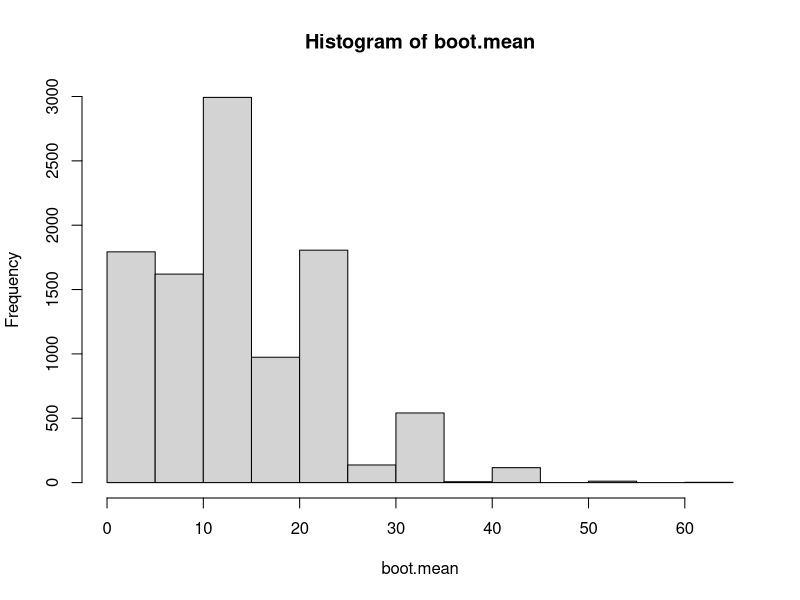

The R source for this figure:
x <- c(1:9, 100)
x
boot.mean <- rep(NA, 10000)
set.seed(781)
for (i in 1:10000) {
  boot.mean[i] <- mean(sample(x, replace=TRUE))
}

hist(boot.mean)
  

data811 <- c(7,11,15,16,20,22,24,25,29,33,34,37,41,42,49,57,66,71,84,90)

samp.mean <- mean(data811)
samp.var <- var(data811)
samp.min <- min(data811)
boot.means <- rep(NA, 10000)
boot.vars <- rep(NA, 10000)
boot.mins <- rep(NA, 10000)
set.seed(97971)

for (i in 1:10000) {
  boot.means[i] <- mean(sample(data811, replace = TRUE))
  boot.vars[i] <- var(sample(data811, replace = TRUE))
  boot.mins[i] <- min(sample(data811, replace = TRUE))
}

MSE.mean <- mean((boot.means - samp.mean)^2)
MSE.mean
sqrt(MSE.mean)

MSE.var <- var((boot.vars - samp.var)^2)
MSE.var

MSE.min <- min((boot.mins - samp.min)^2)
MSE.min
